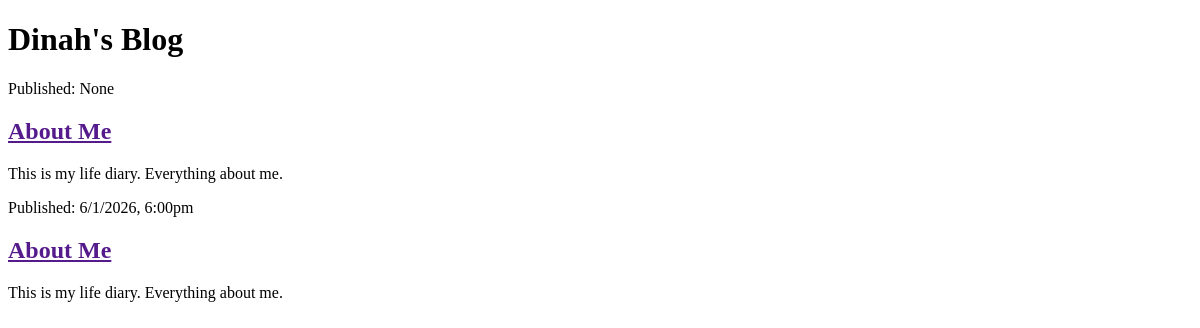
Before: / with the older database file.
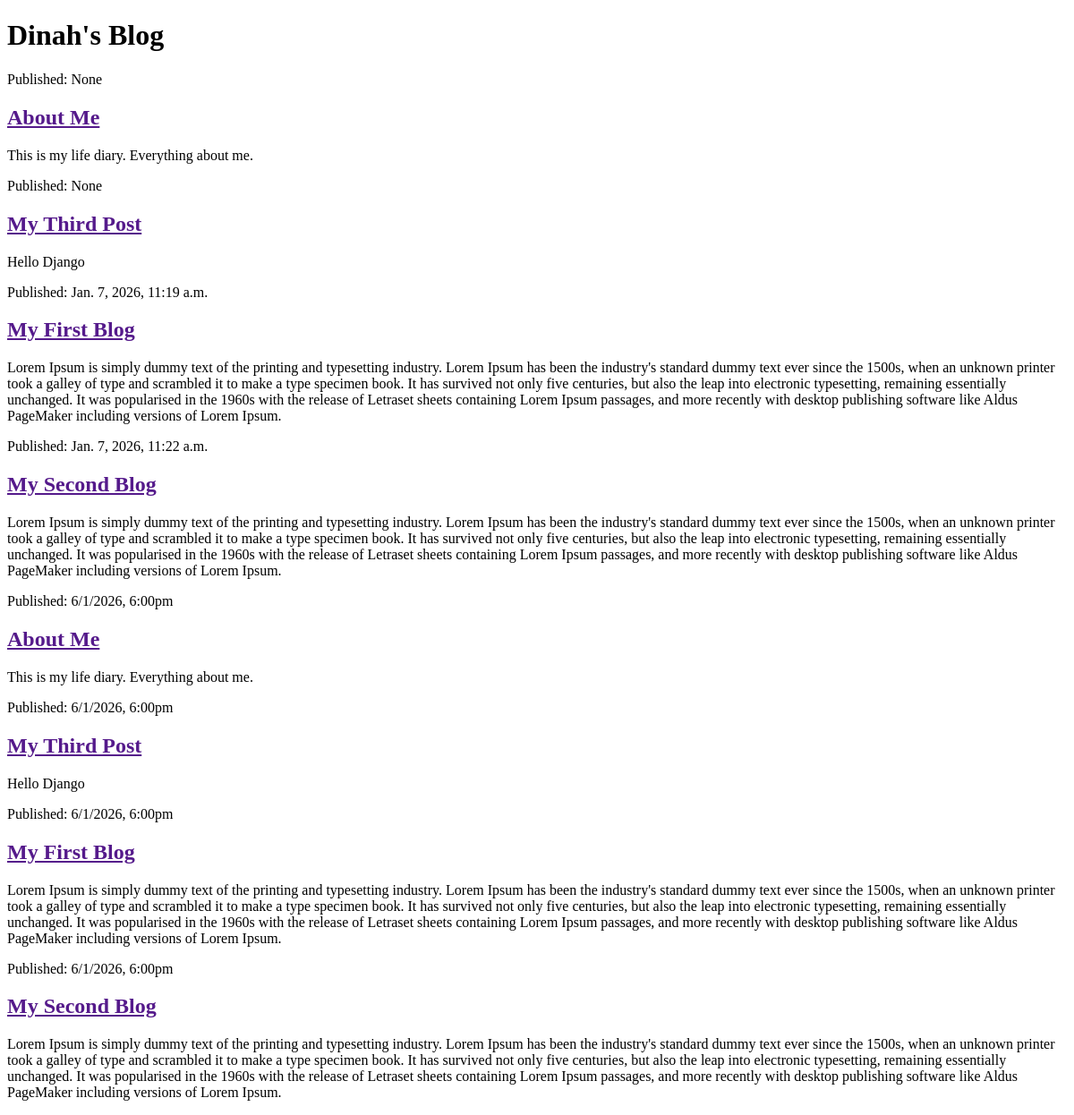
After: the same page with the newer database file.
### blog/models.py (models this page shows, shortened)
class Post(models.Model):
    author=models.ForeignKey(settings.AUTH_USER_MODEL,on_delete=models.CASCADE)
    title=models.CharField(max_length=200)
    text=models.TextField()
    created_date=models.DateTimeField(default=timezone.now)
    published_date= models.DateTimeField(blank=True, null=True)

### blog/views.py (the view)
# urls.py: path('',views.post_list,name='post_list'),
def post_list(request):
    posts = Post.objects.all()
    return render(request,'blog/post_list.html',{'posts':posts})

### blog/templates/blog/post_list.html (shortened to what this page needs)
<!DOCTYPE html>
<html>
    <head>
    </head>
    <body>
        <header>
            <h1>Dinah's Blog</h1>
        </header>
        {% for post in posts %}
        <article>
            <time>Published: {{post.published_date}}</time>
            <h2><a href="">{{post.title}}</a></h2>
            <p>{{ post.text|linebreaksbr }}</p>
                 </article>
        {% endfor %}
        {% for post in posts %}
         <article>
            <time>Published: 6/1/2026, 6:00pm</time>
            <h2><a href="">{{post.title}}</a></h2>
            <p>{{ post.text|linebreaksbr }}</p>
            </article>
        {% endfor %}
    </body>
</html>

Changed rows visible on the page:
added Post: published_date "None", title "My Third Post", text "Hello Django"
added Post: published_date "Jan. 7, 2026, 11:19 a.m.", title "My First Blog", text "Lorem Ipsum is simply dummy text of the printing and typesetting industry. Lorem Ipsum has been the industry's standard dummy text ever since the 1500s, when an unknown printer took a galley of type and scrambled it to make a type specimen book. It has survived not only five centuries, but also the leap into electronic typesetting, remaining essentially unchanged. It was popularised in the 1960s with the release of Letraset sheets containing Lorem Ipsum passages, and more recently with desktop publishing software like Aldus PageMaker including versions of Lorem Ipsum."
added Post: published_date "Jan. 7, 2026, 11:22 a.m.", title "My Second Blog", text "Lorem Ipsum is simply dummy text of the printing and typesetting industry. Lorem Ipsum has been the industry's standard dummy text ever since the 1500s, when an unknown printer took a galley of type and scrambled it to make a type specimen book. It has survived not only five centuries, but also the leap into electronic typesetting, remaining essentially unchanged. It was popularised in the 1960s with the release of Letraset sheets containing Lorem Ipsum passages, and more recently with desktop publishing software like Aldus PageMaker including versions of Lorem Ipsum."
